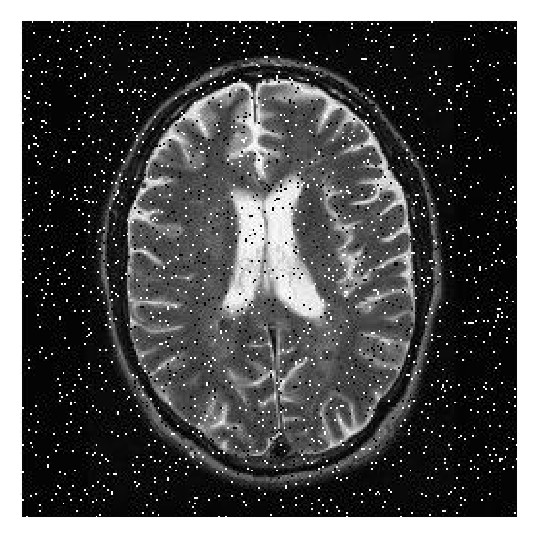
#> input picture imagens/brain.jpeg, 537 x 537 px
$ python main.py
#> lines starting #> are read from the running program, lines starting #| are printed output that depends on the picture
### histograms.py
from matplotlib.colors import Normalize
import numpy as np
import cv2 as cv
from matplotlib import pyplot as plt

# [32 lines left out: functions histograms, normalizeHist, not called in this run]

def equalizeHist(img):
    imgToYuv = cv.cvtColor(img, cv.COLOR_BGR2YUV)
    imgToYuv[:,:,0] = cv.equalizeHist(imgToYuv[:,:,0])
    result = cv.cvtColor(imgToYuv, cv.COLOR_YUV2BGR)

    fig = plt.figure(figsize=(15, 5))
    rows = 1
    columns = 3

    fig.add_subplot(rows, columns, 1)
    plt.imshow(img)
    plt.axis('off')
    plt.title("Imagem")

    fig.add_subplot(rows, columns, 2)
    plt.imshow(result)
    plt.axis('off')
    plt.title("Imagem equalizada")

    fig.add_subplot(rows, columns, 3)
    plt.hist(result.ravel(), 256, [0,256])
    plt.title("Histograma equalizado")

    plt.show()

# [23 lines left out: function contrastStreching, not called in this run]

### main.py
from arithmetic_operations import sum
from arithmetic_operations import subtraction
from arithmetic_operations import multiplication
from arithmetic_operations import division
from arithmetic_operations import result

from geometric_transformations import translation
from geometric_transformations import rotation
from geometric_transformations import scaling
from geometric_transformations import reflection

from histograms import histograms
from histograms import normalizeHist
from histograms import equalizeHist
from histograms import contrastStreching

from spatial_filtering import MFrepublication
from spatial_filtering import MFzeros
from spatial_filtering import MFpaddingZeros
from spatial_filtering import MFconvolution

from Laplacian_filters import laplacian
from Laplacian_filters import LoG
from Laplacian_filters import sharpening
from Laplacian_filters import unsharpMask
from Laplacian_filters import highboost
from Laplacian_filters import gradient
from Laplacian_filters import roberts
from Laplacian_filters import sobel

import os
import cv2 as cv
import numpy as np
from matplotlib import pyplot as plt

def clear():
    os.system('cls' if os.name == 'nt' else 'clear')

def mainMenu():
    clear()
    print("+------------------------------------------------------+")
    print("|           UFT - Processamento de Imagens             |")
    print("|                                                      |")
    print("|             Trabalho 01, 02, 03 e 04                 |")
    print("|                                                      |")
    print("| Alunos:  Amauri Melo Mendes Jr                       |")
    print("|          Jhonata B. Silva                            |")
    print("|          Marcos Antonio Costa Filho                  |")
    print("|          Silvio Otavio C. da Silva                   |")
    print("+------------------------------------------------------+")

    print("|           Escolha uma das opções abaixo              |")
    print("|           [1] Operações aritimetias                  |")
    print("|           [2] Transformações geométricas             |")
    print("|           [3] Histogramas                            |")
    print("|           [4] Filtragem espacial - Smoothing         |")
    print("|           [5] Filtragem espacial - Laplacian         |")
    print("|           [0] Sair                                   |")
    print("+------------------------------------------------------+")
    opc = int(input('Opção: '))
#> the answer given: 3

    if opc == 0:
        exit()
    elif opc == 1:
        opMenu()
    elif opc == 2:
        tgMenu()
    elif opc == 3:
        histMenu()
    elif opc == 4:
        filterMenu()
    elif opc == 5:
        laplacianMenu()
    else:
        exit()

# [110 lines left out: functions opMenu, tgMenu, not called in this run]

def histMenu():
    clear()
    print("+------------------------------------------------------+")
    print("|                    Histrogramas                      |")
    print("+------------------------------------------------------+")
    print("|           Informe o diretorio da imagem              |")
    print("|              Ex: imagens/imagem.png                  |")
    print("+------------------------------------------------------+")
    pathImg = input('Diretorio da imagem: ')
#> the answer given: imagens/brain.jpeg
    print("+------------------------------------------------------+")
    print("|                 Informe o histrograma                |")
    print("+------------------------------------------------------+")
    print('| [1] Histrograma                                      |')
    print('| [2] Histograma Normalizado                           |')
    print('| [3] Histograma equalizado e Enhancement              |')
    print('| [4] Contrast Streching                               |')
    print('| [0] Para retornar para o menu                        |')
    print("+------------------------------------------------------+")
    op = int(input('Operação: '))
#> the answer given: 3
    img = cv.imread(pathImg)
#> img is the input picture: shape (537, 537, 3); min 0, max 255, mean 82.8
    alert()
    if op == 0:
        mainMenu()
    elif op == 1:
      histograms(img)
    elif op == 2:
        normalizeHist(img)
    elif op == 3:
        equalizeHist(img)
#> in equalizeHist, `imgToYuv = cv.cvtColor(img, cv.COLOR_BGR2YUV)`: imgToYuv: shape (537, 537, 3); mean of channels 0, 1, 2 82.8, 128, 128
#> in equalizeHist, `imgToYuv[:,:,0] = cv.equalizeHist(imgToYuv[:,:,0])`: imgToYuv: shape (537, 537, 3); mean of channels 0, 1, 2 123.1, 128, 128
#> in equalizeHist, `result = cv.cvtColor(imgToYuv, cv.COLOR_YUV2BGR)`:
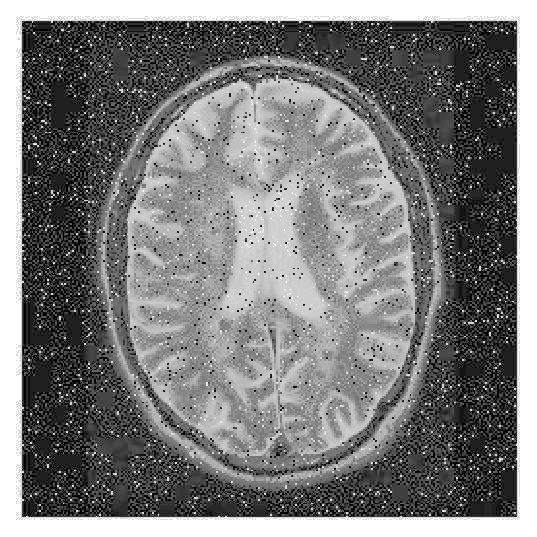
#> result: shape (537, 537, 3); min 0, max 255, mean 123.1
#> in equalizeHist, `plt.show()`:
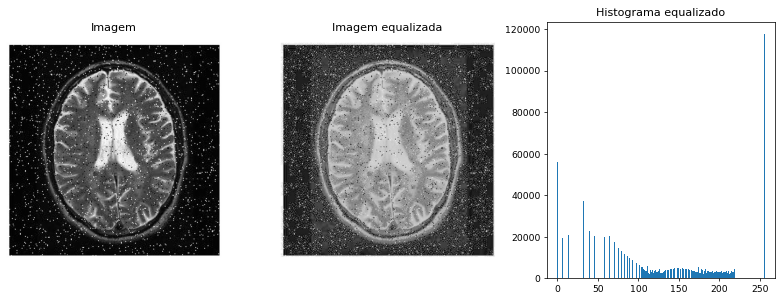
#> figure drawn by matplotlib, 3 panels; panel 3: tallest bar 117684 high, from x = 255 to 256
    elif op == 4:
        contrastStreching(img)
    mainMenu()
#> the answer given: 3
#> the answer given: imagens/200.png
#> the answer given: 3
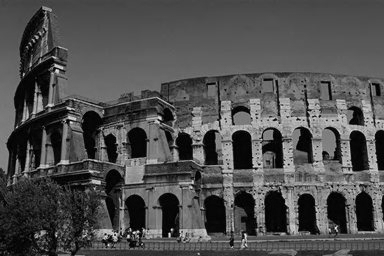
#> input picture imagens/200.png, 384 x 256 px
#> in histMenu, img is the input picture: shape (256, 384, 3); min 0, max 239, mean 78.9
#> in equalizeHist (call 2), `imgToYuv = cv.cvtColor(img, cv.COLOR_BGR2YUV)`: imgToYuv: shape (256, 384, 3); mean of channels 0, 1, 2 78.9, 128, 128
#> in equalizeHist (call 2), `imgToYuv[:,:,0] = cv.equalizeHist(imgToYuv[:,:,0])`: imgToYuv: shape (256, 384, 3); mean of channels 0, 1, 2 128, 128, 128
#> in equalizeHist (call 2), `result = cv.cvtColor(imgToYuv, cv.COLOR_YUV2BGR)`:
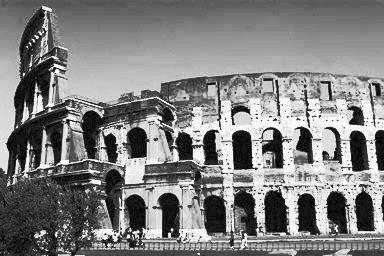
#> result: shape (256, 384, 3); min 0, max 255, mean 128
#> in equalizeHist (call 2), `plt.show()`:
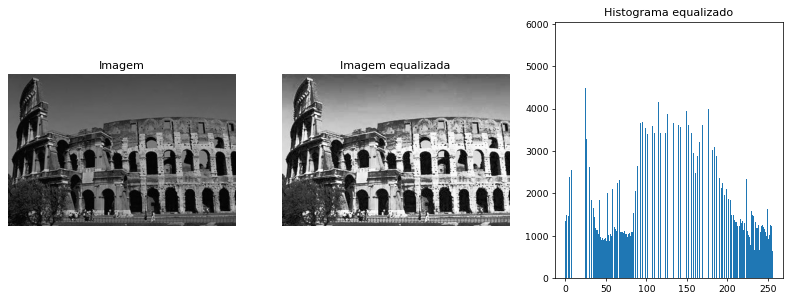
#> figure drawn by matplotlib, 3 panels; panel 3: tallest bar 5760 high, from x = 20 to 21

# [97 lines left out: functions filterMenu, laplacianMenu, flMostraImg, stMostraImg, tgMostraImg, opMostraImg, not called in this run]

def alert():
    clear()
    print("+------------------------------------------------------+")
    print("| Foi aberto uma janela com o resultado.               |")
    print("| Olhe a barra de tarefas e verifique os resultados    |")
    print("| para continuar(Basta fechar a janela)                |")
    print("+------------------------------------------------------+")

# [26 lines left out: function save, not called in this run]

# MAIN
#> (the run stopped early here; a loop or call above may not have finished)
